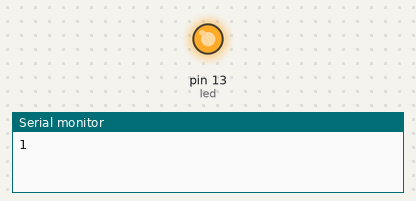
Recording of a sketch running on a simulated Arduino Uno, built with avr-gcc and run on an emulated ATmega328P. Shown: output pins drawn as LEDs (lit = HIGH), the last lines printed to the serial monitor.

Above: at 1.0 s.
At 5.5 s:
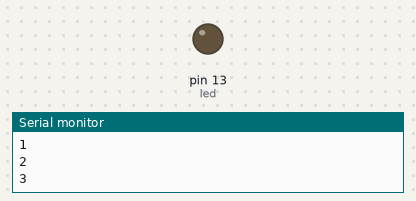
Timing chart, 0 to 6.9 s (numbered marks = the images above):
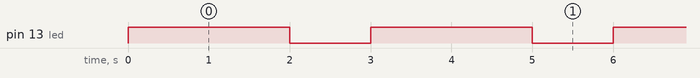

Measured:
- by itself, pin 13 (led): alternates HIGH for 2.0 s and LOW for 1.0 s

The sketch:

teste_for_teste.ino
```cpp
int led = 13;


void setup() {
  // put your setup code here, to run once:
  pinMode (led, OUTPUT);
  digitalWrite ( led , LOW);
  Serial.begin (9600);
}

void loop() {
  // put your main code here, to run repeatedly:
for(int i = 1;i<= 3;i++){
  if(i=1){digitalWrite (led , HIGH);
  Serial.println ("1");
  delay (1000);
  }
  if(i = 2){

     Serial.println ("2");
    delay (1000);

    }
   if(i = 3){
    digitalWrite ( led , LOW);
     Serial.println ("3");
    delay (1000);
      i = 1;
    }

}
}
```
